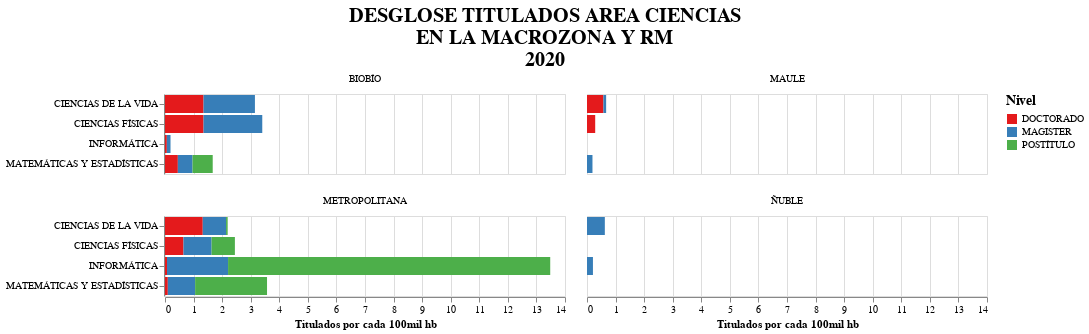

Notebook code for this chart:
### Code cell
df_ciencias2 = df_tit2020[df_tit2020['oecd_area']== 'CIENCIAS']
df_ciencias2 = df_ciencias2.groupby(['region_sede','oecd_subarea','nivel_carrera_2'])\
        .agg({'codigo_unico' : 'count'}).rename(columns={'codigo_unico': 'COUNT'})\
        .copy().reset_index()
df_ciencias2 = df_ciencias2.merge(df_population, on="region_sede") 
#normalizamos 
# titulados por cada 100mil hb
df_ciencias2['NORM'] = (df_ciencias2['COUNT'] * 100000 )/(df_ciencias2['Population'])  

alt.Chart(df_ciencias2).mark_bar().encode(
    y = alt.Y('oecd_subarea', title = None),
    x = alt.X('NORM',title = 'Titulados por cada 100mil hb'),
    color = alt.Color('nivel_carrera_2', title= 'Nivel',scale=alt.Scale(scheme='set1')),
    facet=alt.Facet('region_sede:N', columns=2, title=None)
).properties(
    title=['DESGLOSE TITULADOS AREA CIENCIAS','EN LA MACROZONA Y RM',"2020"]
).configure_legend(titleFontSize=14,labelFontSize=10).configure_title(
    fontSize=20, font='Arial', anchor='middle',color='black'
  )

### Figure 1 — Vega-Lite specification as saved in the notebook (floating-point values rounded to 4 significant figures)
{"config": {"view": {"continuousWidth": 400, "continuousHeight": 300}, "legend": {"labelFontSize": 10, "titleFontSize": 14}, "title": {"anchor": "middle", "color": "black", "font": "Arial", "fontSize": 20}}, "data": {"name": "data-e92d4db37e1e0f377595d775e7766357"}, "mark": "bar", "encoding": {"color": {"type": "nominal", "field": "nivel_carrera_2", "scale": {"scheme": "set1"}, "title": "Nivel"}, "facet": {"type": "nominal", "columns": 2, "field": "region_sede", "title": null}, "x": {"type": "quantitative", "field": "NORM", "title": "Titulados por cada 100mil hb"}, "y": {"type": "nominal", "field": "oecd_subarea", "title": null}}, "title": ["DESGLOSE TITULADOS AREA CIENCIAS", "EN LA MACROZONA Y RM", "2020"], "$schema": "https://vega.github.io/schema/vega-lite/v4.8.1.json", "datasets": {"data-e92d4db37e1e0f377595d775e7766357": [{"region_sede": "BIOBÍO", "oecd_subarea": "CIENCIAS DE LA VIDA", "nivel_carrera_2": "DOCTORADO", "COUNT": 21, "Population": 1556805, "NORM": 1.349}, {"region_sede": "BIOBÍO", "oecd_subarea": "CIENCIAS DE LA VIDA", "nivel_carrera_2": "MAGISTER", "COUNT": 28, "Population": 1556805, "NORM": 1.799}, {"region_sede": "BIOBÍO", "oecd_subarea": "CIENCIAS FÍSICAS", "nivel_carrera_2": "DOCTORADO", "COUNT": 21, "Population": 1556805, "NORM": 1.349}, {"region_sede": "BIOBÍO", "oecd_subarea": "CIENCIAS FÍSICAS", "nivel_carrera_2": "MAGISTER", "COUNT": 32, "Population": 1556805, "NORM": 2.055}, {"region_sede": "BIOBÍO", "oecd_subarea": "INFORMÁTICA", "nivel_carrera_2": "DOCTORADO", "COUNT": 1, "Population": 1556805, "NORM": 0.06423}, {"region_sede": "BIOBÍO", "oecd_subarea": "INFORMÁTICA", "nivel_carrera_2": "MAGISTER", "COUNT": 2, "Population": 1556805, "NORM": 0.1285}, {"region_sede": "BIOBÍO", "oecd_subarea": "MATEMÁTICAS Y ESTADÍSTICAS", "nivel_carrera_2": "DOCTORADO", "COUNT": 7, "Population": 1556805, "NORM": 0.4496}, {"region_sede": "BIOBÍO", "oecd_subarea": "MATEMÁTICAS Y ESTADÍSTICAS", "nivel_carrera_2": "MAGISTER", "COUNT": 8, "Population": 1556805, "NORM": 0.5139}, {"region_sede": "BIOBÍO", "oecd_subarea": "MATEMÁTICAS Y ESTADÍSTICAS", "nivel_carrera_2": "POSTÍTULO", "COUNT": 11, "Population": 1556805, "NORM": 0.7066}, {"region_sede": "MAULE", "oecd_subarea": "CIENCIAS DE LA VIDA", "nivel_carrera_2": "DOCTORADO", "COUNT": 6, "Population": 1044950, "NORM": 0.5742}, {"region_sede": "MAULE", "oecd_subarea": "CIENCIAS DE LA VIDA", "nivel_carrera_2": "MAGISTER", "COUNT": 1, "Population": 1044950, "NORM": 0.0957}, {"region_sede": "MAULE", "oecd_subarea": "CIENCIAS FÍSICAS", "nivel_carrera_2": "DOCTORADO", "COUNT": 3, "Population": 1044950, "NORM": 0.2871}, {"region_sede": "MAULE", "oecd_subarea": "MATEMÁTICAS Y ESTADÍSTICAS", "nivel_carrera_2": "MAGISTER", "COUNT": 2, "Population": 1044950, "NORM": 0.1914}, {"region_sede": "METROPOLITANA", "oecd_subarea": "CIENCIAS DE LA VIDA", "nivel_carrera_2": "DOCTORADO", "COUNT": 94, "Population": 7112808, "NORM": 1.322}, {"region_sede": "METROPOLITANA", "oecd_subarea": "CIENCIAS DE LA VIDA", "nivel_carrera_2": "MAGISTER", "COUNT": 58, "Population": 7112808, "NORM": 0.8154}, {"region_sede": "METROPOLITANA", "oecd_subarea": "CIENCIAS DE LA VIDA", "nivel_carrera_2": "POSTÍTULO", "COUNT": 4, "Population": 7112808, "NORM": 0.05624}, {"region_sede": "METROPOLITANA", "oecd_subarea": "CIENCIAS FÍSICAS", "nivel_carrera_2": "DOCTORADO", "COUNT": 46, "Population": 7112808, "NORM": 0.6467}, {"region_sede": "METROPOLITANA", "oecd_subarea": "CIENCIAS FÍSICAS", "nivel_carrera_2": "MAGISTER", "COUNT": 70, "Population": 7112808, "NORM": 0.9841}, {"region_sede": "METROPOLITANA", "oecd_subarea": "CIENCIAS FÍSICAS", "nivel_carrera_2": "POSTÍTULO", "COUNT": 58, "Population": 7112808, "NORM": 0.8154}, {"region_sede": "METROPOLITANA", "oecd_subarea": "INFORMÁTICA", "nivel_carrera_2": "DOCTORADO", "COUNT": 5, "Population": 7112808, "NORM": 0.0703}, {"region_sede": "METROPOLITANA", "oecd_subarea": "INFORMÁTICA", "nivel_carrera_2": "MAGISTER", "COUNT": 152, "Population": 7112808, "NORM": 2.137}, {"region_sede": "METROPOLITANA", "oecd_subarea": "INFORMÁTICA", "nivel_carrera_2": "POSTÍTULO", "COUNT": 802, "Population": 7112808, "NORM": 11.28}, {"region_sede": "METROPOLITANA", "oecd_subarea": "MATEMÁTICAS Y ESTADÍSTICAS", "nivel_carrera_2": "DOCTORADO", "COUNT": 7, "Population": 7112808, "NORM": 0.09841}, {"region_sede": "METROPOLITANA", "oecd_subarea": "MATEMÁTICAS Y ESTADÍSTICAS", "nivel_carrera_2": "MAGISTER", "COUNT": 68, "Population": 7112808, "NORM": 0.956}, {"region_sede": "METROPOLITANA", "oecd_subarea": "MATEMÁTICAS Y ESTADÍSTICAS", "nivel_carrera_2": "POSTÍTULO", "COUNT": 179, "Population": 7112808, "NORM": 2.517}, {"region_sede": "ÑUBLE", "oecd_subarea": "CIENCIAS DE LA VIDA", "nivel_carrera_2": "MAGISTER", "COUNT": 3, "Population": 480609, "NORM": 0.6242}, {"region_sede": "ÑUBLE", "oecd_subarea": "INFORMÁTICA", "nivel_carrera_2": "MAGISTER", "COUNT": 1, "Population": 480609, "NORM": 0.2081}]}}
